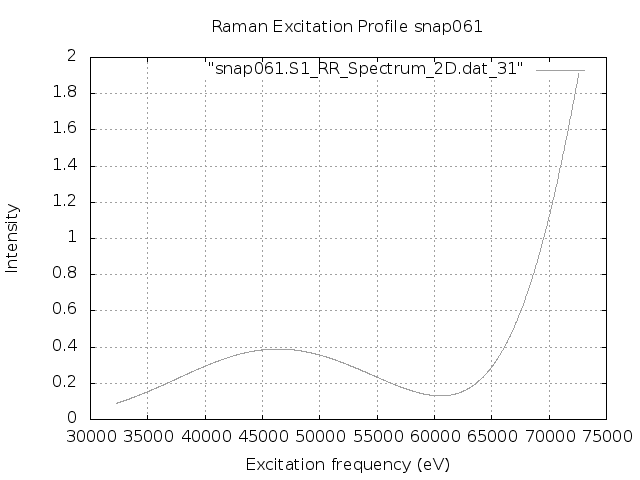

Reproduce this figure in gnuplot.
set terminal png
set output "snap061.S1.REP_frozen.png"
set xlabel 'Excitation frequency (eV)'
set ylabel 'Intensity'
set title "Raman Excitation Profile snap061"
set grid
set autoscale
plot "snap061.S1_RR_Spectrum_2D.dat_31" with lines lc "blue"
exit
